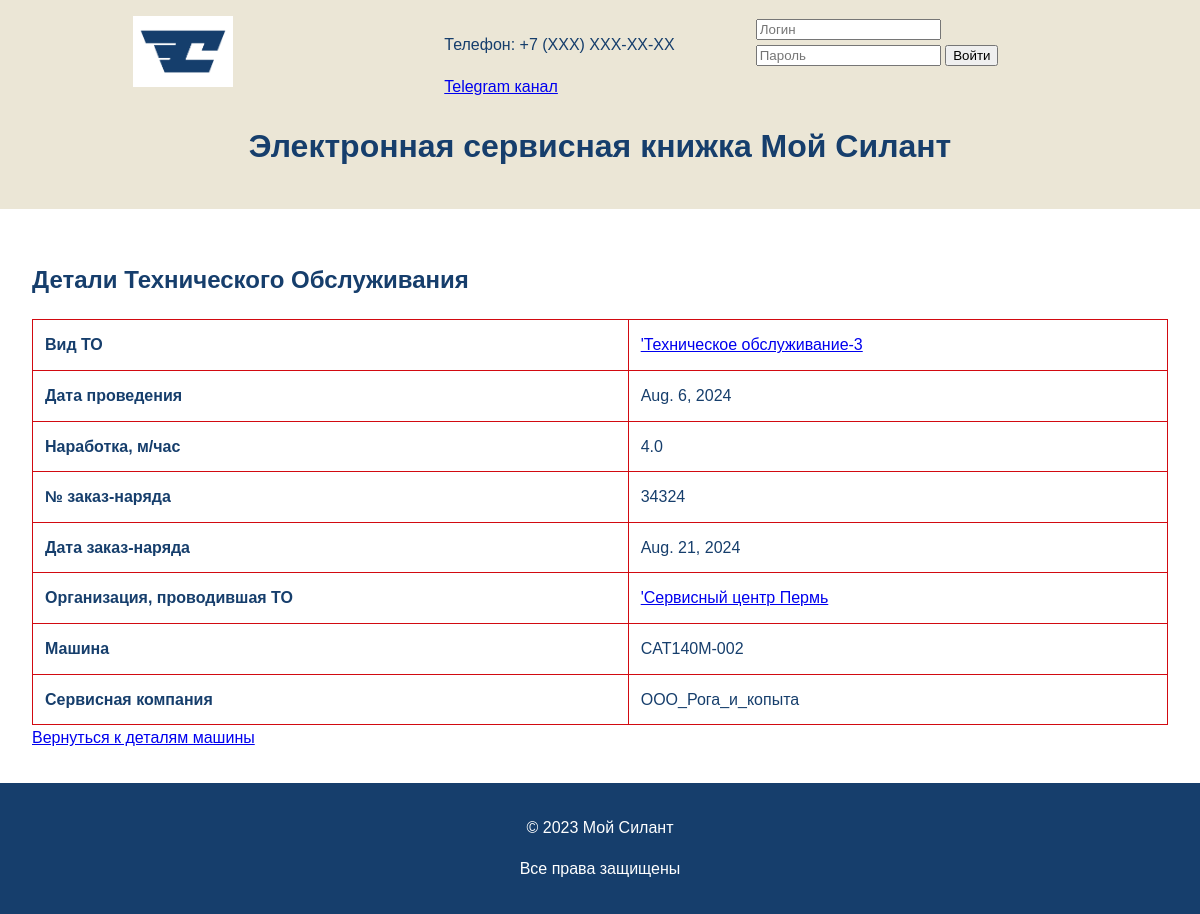
Page /car/3/maintenance/2/ on the committed database.
### cars/models.py (models this page shows, shortened)
class Maintenance(models.Model):
    maintenance_type = models.ForeignKey(Reference, on_delete=models.SET_NULL, null=True,
                                         related_name='maintenance_types',
                                         limit_choices_to={'category': 'Вид ТО'}, verbose_name="Вид ТО")
    date = models.DateField(verbose_name="Дата проведения ТО")
    operating_time = models.FloatField(verbose_name="Наработка, м/час")
    order_number = models.CharField(max_length=255, verbose_name="№ заказ-наряда")
    order_date = models.DateField(verbose_name="Дата заказ-наряда")
    maintenance_organization = models.ForeignKey(Reference, on_delete=models.SET_NULL, null=True,
                                                 related_name='maintenance_organizations',
                                                 limit_choices_to={'category': 'Организация, проводившая ТО'}, verbose_name="Организация, проводившая ТО")
    car = models.ForeignKey(Car, on_delete=models.CASCADE, related_name='maintenances', verbose_name="Машина")
    service_company = models.ForeignKey(User, on_delete=models.SET_NULL, null=True,
                                        related_name='maintenance_service_companies', verbose_name="Сервисная компания")

class Reference(models.Model):
    CATEGORIES = [
        ('Модель техники', 'Модель техники'),
        ('Модель двигателя', 'Модель двигателя'),
        ('Модель трансмиссии', 'Модель трансмиссии'),
        ('Модель ведущего моста', 'Модель ведущего моста'),
        ('Модель управляемого моста', 'Модель управляемого моста'),
        ('Вид ТО', 'Вид ТО'),
        ('Организация, проводившая ТО', 'Организация, проводившая ТО'),
        ('Узел отказа', 'Узел отказа'),
        ('Способ восстановления', 'Способ восстановления'),
    ]
    category = models.CharField(max_length=100, choices=CATEGORIES)
    name = models.CharField(max_length=200)
    description = models.TextField(blank=True)

class Car(models.Model):
    factory_number = models.CharField(max_length=255, unique=True, verbose_name="Зав. № машины")
    tech_model = models.ForeignKey(Reference, on_delete=models.SET_NULL, null=True, related_name='car_tech_models',
                                   limit_choices_to={'category': 'Модель техники'}, verbose_name="Модель техники")
    engine_model = models.ForeignKey(Reference, on_delete=models.SET_NULL, null=True, related_name='car_engine_models',
                                     limit_choices_to={'category': 'Модель двигателя'}, verbose_name="Модель двигателя")
    engine_number = models.CharField(max_length=255, verbose_name="Зав. № двигателя")
    transmission_model = models.ForeignKey(Reference, on_delete=models.SET_NULL, null=True,
                                           related_name='car_transmission_models',
                                           limit_choices_to={'category': 'Модель трансмиссии'}, verbose_name="Модель трансмиссии")
    transmission_number = models.CharField(max_length=255, verbose_name="Зав. № трансмиссии")
    drive_axle_model = models.ForeignKey(Reference, on_delete=models.SET_NULL, null=True,
                                         related_name='car_drive_axle_models',
                                         limit_choices_to={'category': 'Модель ведущего моста'}, verbose_name="Модель ведущего моста")
    drive_axle_number = models.CharField(max_length=255, verbose_name="Зав. № ведущего моста")
    steering_axle_model = models.ForeignKey(Reference, on_delete=models.SET_NULL, null=True,
                                            related_name='car_steering_axle_models',
                                            limit_choices_to={'category': 'Модель управляемого моста'}, verbose_name="Модель управляемого моста")
    steering_axle_number = models.CharField(max_length=255, verbose_name="Зав. № управляемого моста")
    supply_contract = models.CharField(max_length=255, verbose_name="Договор поставки №, дата")
    shipping_date = models.DateField(verbose_name="Дата отгрузки с завода")
    consignee = models.CharField(max_length=255, verbose_name="Грузополучатель (конечный потребитель)")
    delivery_address = models.CharField(max_length=255, verbose_name="Адрес поставки (эксплуатации)")
    equipment = models.TextField(verbose_name="Комплектация (доп. опции)")
    client = models.ForeignKey(User, on_delete=models.SET_NULL, null=True, related_name='client_cars', verbose_name="Клиент")
    service_company = models.ForeignKey(User, on_delete=models.SET_NULL, null=True, related_name='service_company_cars', verbose_name="Сервисная компания")

### cars/views.py (the view)
# urls.py: path('car/<int:car_id>/maintenance/<int:maintenance_id>/', views.maintenance_detail, name='maintenance_detail'),
def maintenance_detail(request, car_id, maintenance_id):
    maintenance = get_object_or_404(Maintenance, id=maintenance_id, car_id=car_id)
    return render(request, 'to_details.html', {'maintenance': maintenance})

### templates/to_details.html
{% extends 'base.html' %}
{% block content %}
<h2>Детали Технического Обслуживания</h2>
<table class="maintenance-details">
    <tr>
        <th>Вид ТО</th>
        <td><a href="{% url 'reference_detail' 'Вид ТО' maintenance.maintenance_type.name %}">{{ maintenance.maintenance_type.name }}</a></td>
    </tr>
    <tr>
        <th>Дата проведения</th>
        <td>{{ maintenance.date }}</td>
    </tr>
    <tr>
        <th>Наработка, м/час</th>
        <td>{{ maintenance.operating_time }}</td>
    </tr>
    <tr>
        <th>№ заказ-наряда</th>
        <td>{{ maintenance.order_number }}</td>
    </tr>
    <tr>
        <th>Дата заказ-наряда</th>
        <td>{{ maintenance.order_date }}</td>
    </tr>
    <tr>
        <th>Организация, проводившая ТО</th>
        <td><a href="{% url 'reference_detail' 'Организация, проводившая ТО' maintenance.maintenance_organization.name %}">{{ maintenance.maintenance_organization.name }}</a></td>
    </tr>
    <tr>
        <th>Машина</th>
        <td>{{ maintenance.car.factory_number }}</td>
    </tr>
    <tr>
        <th>Сервисная компания</th>
        <td>{{ maintenance.service_company }}</td>
    </tr>
</table>
<a href="{% url 'car_detail' maintenance.car.id %}">Вернуться к деталям машины</a>
{% endblock %}

### static/css/styles.css (style rules this page uses)
body { font-family: 'PT Astra Sans', sans-serif; line-height: 1.6; margin: 0; padding: 0; color: #163E6C; }
table { width: 100%; border-collapse: collapse; }
table, th, td { border: 1px solid #D20A11; }
th, td { padding: 12px; text-align: left; }

### rows in the picture
Maintenance: maintenance_type.name "'Техническое обслуживание-3", date "Aug. 6, 2024", operating_time "4.0", order_number "34324", order_date "Aug. 21, 2024", maintenance_organization.name "'Сервисный центр Пермь", car.factory_number "CAT140M-002", service_company "ООО_Рога_и_копыта"
